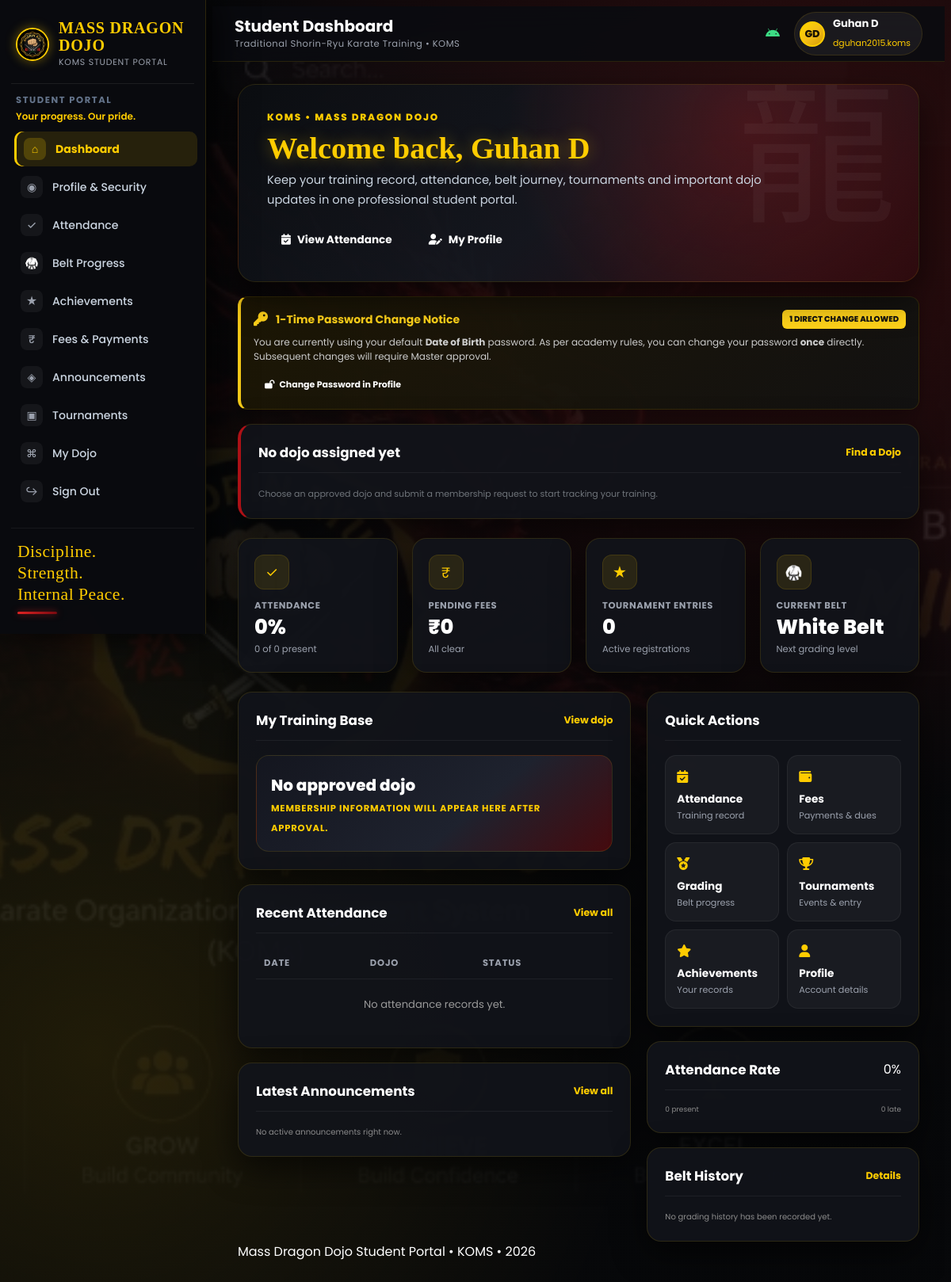
The page /student/dashboard.php (signed in) on the database its author committed.
### tables this page shows
CREATE TABLE IF NOT EXISTS users (
    id INT AUTO_INCREMENT PRIMARY KEY,
    member_id VARCHAR(100) UNIQUE NULL,
    first_name VARCHAR(100) NOT NULL,
    last_name VARCHAR(100) NOT NULL,
    email VARCHAR(150) UNIQUE NOT NULL,
    password_hash VARCHAR(255) NOT NULL,
    role ENUM('super_admin', 'master', 'senior', 'student') NOT NULL,
    dob DATE,
    gender ENUM('male', 'female', 'other'),
    blood_group VARCHAR(30) NULL,
    father_name VARCHAR(150) NULL,
    mother_name VARCHAR(150) NULL,
    phone VARCHAR(20),
    alternate_phone VARCHAR(20) NULL,
    date_of_joining DATE NULL,
    address TEXT,
    emergency_contact VARCHAR(100),
    profile_photo VARCHAR(255),
    status ENUM('active', 'inactive') DEFAULT 'active',
    must_change_password TINYINT(1) NOT NULL DEFAULT 1,
    password_change_count INT NOT NULL DEFAULT 0,
    created_at TIMESTAMP DEFAULT CURRENT_TIMESTAMP,
    updated_at TIMESTAMP DEFAULT CURRENT_TIMESTAMP ON UPDATE CURRENT_TIMESTAMP
);

### student/dashboard.php (the view, shortened to what the rows shown need)
<?php
require_once '../config/database.php';
$user_id = (int)($_SESSION['user_id'] ?? 0);
$user_stmt = $pdo->prepare("SELECT id, member_id, first_name, last_name, email, dob, gender, phone, address, profile_photo, created_at, must_change_password, password_change_count FROM users WHERE id = ? LIMIT 1");
$user_stmt->execute([$user_id]);
$user = $user_stmt->fetch() ?: [];
$student_name = trim(($user['first_name'] ?? '') . ' ' . ($user['last_name'] ?? '')) ?: 'Student';
$student_id = !empty($user['member_id']) ? $user['member_id'] : ('MD-' . str_pad((string)$user_id, 5, '0', STR_PAD_LEFT));
$initials = strtoupper(substr($user['first_name'] ?? 'S', 0, 1) . substr($user['last_name'] ?? '', 0, 1));
function student_h($value) {
    return htmlspecialchars((string)$value, ENT_QUOTES, 'UTF-8');
}
?>
<!doctype html>
<html lang="en">
<head>
<link rel="stylesheet" href="https://cdnjs.cloudflare.com/ajax/libs/font-awesome/6.5.2/css/all.min.css">
<link rel="stylesheet" href="<?= APP_URL ?>/assets/css/student-portal.css?v=1">
</head>
<body>
<div class="student-portal">
    <aside class="sp-sidebar" id="studentSidebar">
        <div class="sp-heading">
            <h1>Student Portal</h1>
        </div>
    </aside>
    <main class="sp-main">
        <header class="sp-topbar">
            <div class="sp-top-left">
                <div class="sp-title">
                    <h2>Student Dashboard</h2>
                </div>
            </div>
            <div class="sp-top-right">
                <div class="sp-user">
                    <div class="sp-avatar"><?= student_h($initials ?: 'S') ?></div>
                    <div>
                        <b><?= student_h($student_name) ?></b>
                        <span><?= student_h($student_id) ?></span>
                    </div>
                </div>
            </div>
        </header>
        <section class="sp-content">
            <section class="sp-hero">
                <div class="sp-kicker">KOMS • Mass Dragon Dojo</div>
                <h1>Welcome back, <?= student_h($student_name) ?></h1>
                <p>Keep your training record, attendance, belt journey, tournaments and important dojo updates in one professional student portal.</p>
                <div class="sp-hero-actions">
                    <a class="sp-btn sp-btn-light" href="<?= APP_URL ?>/student/attendance.php"><i class="fa-solid fa-calendar-check"></i>View Attendance</a>
                    <a class="sp-btn sp-btn-dark" href="<?= APP_URL ?>/profile.php"><i class="fa-solid fa-user-pen"></i>My Profile</a>
                </div>
            </section>
            <section class="sp-grid">
                <div>
                    <div class="sp-panel" style="margin-top:18px;">
                        <div style="overflow:auto">
                            <table class="sp-table">
                                <thead><tr><th>Date</th><th>Dojo</th><th>Status</th></tr></thead>
                            </table>
                        </div>
                    </div>
                </div>
            </section>
        </section>
    </main>
</div>
</body>
</html>

### rows shown on the page
users: student_h($initials ?: 'S') "GD", student_h($student_name) "Guhan D", member "dguhan2015.koms"

### other values the page prints
$stat['icon'] "✓"
student_h($stat['label']) "ATTENDANCE"
student_h($stat['value']) "0%"
student_h($stat['note']) "0 of 0 present"
$stat['icon'] "₹"
student_h($stat['label']) "PENDING FEES"
student_h($stat['value']) "₹0"
student_h($stat['note']) "All clear"
$stat['icon'] "★"
student_h($stat['label']) "TOURNAMENT ENTRIES"
student_h($stat['value']) "0"
student_h($stat['note']) "Active registrations"
$stat['icon'] "🥋"
student_h($stat['label']) "CURRENT BELT"
student_h($stat['value']) "White Belt"
